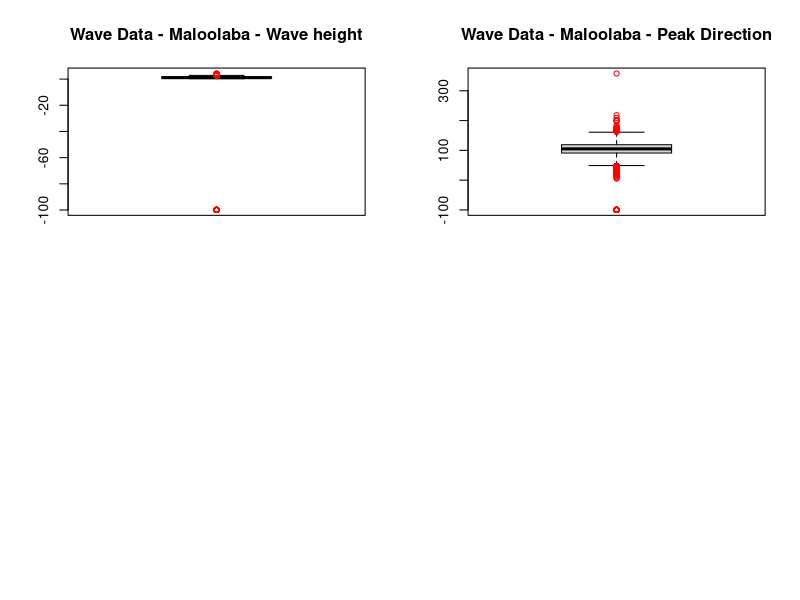
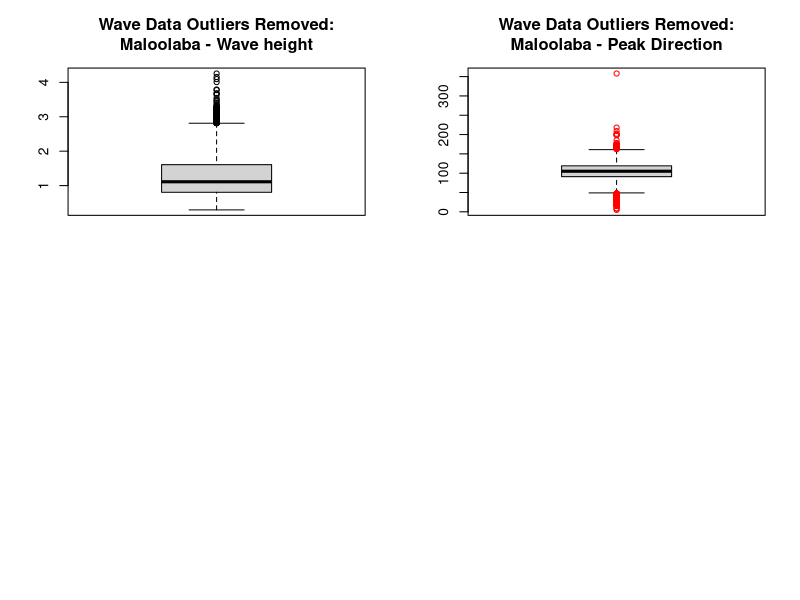

Recreate these plots in R, in order.
## ---- chunk 1


## ---- chunk 2
maloolaba.waves <- read.csv(file = "./data/mooloolaba_2018-01-01t00_00-2018-10-31t23_30.csv", header = T)
caloundra.waves <- read.csv(file = "./data/caloundra-pob_2018-01-01t00_00-2018-10-31t23_30.csv", header = T)


## ---- chunk 3
head(maloolaba.waves)
tail(maloolaba.waves)

## ---- chunk 4
summary(maloolaba.waves)
## ---- chunk 5
par(mfrow=c(2,2))
boxplot(maloolaba.waves$Hs,
        data=maloolaba.waves,
        outcol="red",
        main="Wave Data - Maloolaba - Wave height") 

boxplot(maloolaba.waves$Peak.Direction,
        data=maloolaba.waves,
        outcol="red",
        main="Wave Data - Maloolaba - Peak Direction")

## ---- chunk 6
maloo.RM.outlier <- maloolaba.waves[!(apply(maloolaba.waves[,2:6], 1, 
                             function(y) any(abs(y + 99.9) < 1e-9))),]
# any(abs(y + 99.9) < 1e-9) )
# dplyr::near(y, -99.9))
## ---- chunk 7
par(mfrow=c(2,2))
boxplot(maloo.RM.outlier$Hs,
        data=maloo.RM.outlier,
        main="Wave Data Outliers Removed:\nMaloolaba - Wave height") 

boxplot(maloo.RM.outlier$Peak.Direction,
        data=maloo.RM.outlier,
        outcol="red",
        main="Wave Data Outliers Removed:\nMaloolaba - Peak Direction")

